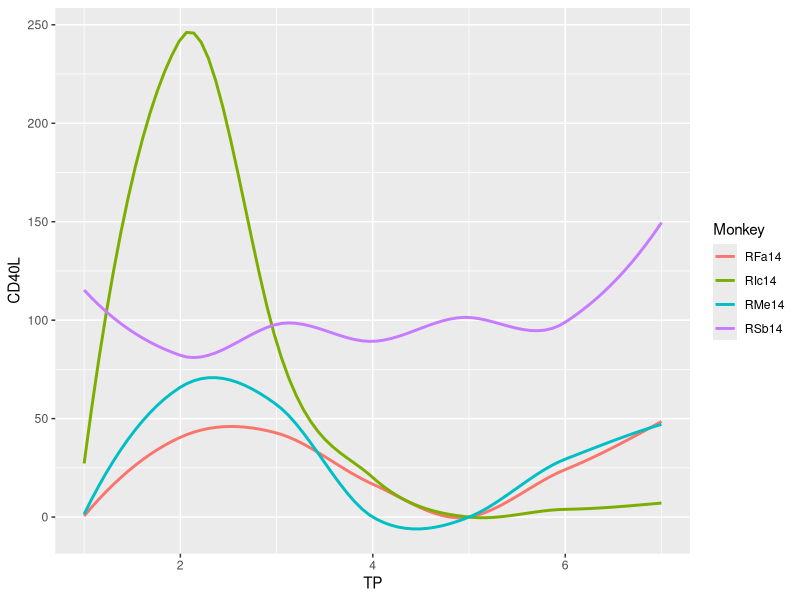
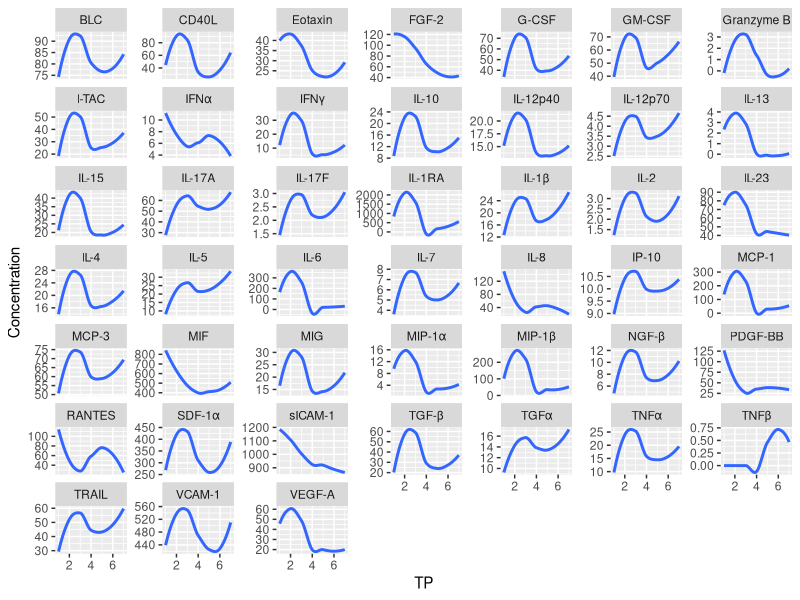

Here is the R script that generated these plots, in order:
# Session 04, March 19, 2021

library(tidyverse)
cyto_data <- readxl::read_excel("Cytokine-Results_MULTIPL.615133.xlsx", 
                                skip = 1, 
                                sheet = 2)

# glimpse makes is easy to copy-paste column names
glimpse(cyto_data) 

# Pick variables (columns) using select()
# By name
select(cyto_data, Monkey, TP, TGFα) 

select(cyto_data, Eotaxin:TGFα)
select(cyto_data, -(Eotaxin:TGFα))
select(cyto_data, !(Eotaxin:TGFα))

# With built-in select() helper functions:
# starts_with("abc")
# ends_with("xyz")
select(cyto_data, starts_with("M"))

# With logical expressions: &, |, or !
select(cyto_data, starts_with("M") | ends_with("2"))
select(cyto_data, starts_with("M") & ends_with("1"))

# Other helpers
# contains("ijk")
select(cyto_data, contains("-"))

# matches("x")
select(cyto_data, matches("-[a-z]"))

#combination of contains() and name
select(cyto_data, !contains("-"), `GM-CSF`)
    
# By variable type, e.g. "is.character", "is.numeric", "is.factor"
# with where()
select(cyto_data, where(is.character))

# By position (works but not recommended)
select(cyto_data, 1:3, 10)

# rename()
# new_name = old_name

rename(cyto_data, TGFalpha = TGFα)
View(rename(cyto_data, TGFalpha = TGFα)) 

# relocate
# Default position is to move the columns to the front
relocate(cyto_data, starts_with("IL-"))
relocate(cyto_data, 1:3, starts_with("IL-"))

# Move before or after a *specific* column
# .before = 
# .after = 

relocate(cyto_data, Monkey, .after = `Specimen Type`)

# $
# Pulls out a single column and turns it into a *vector*
# Good for quick calculations

cyto_data$CD40L
mean(cyto_data$CD40L)

# select does not create a vector
mean(select(cyto_data, CD40L))

# mutate()/ transmute()
# create new variables that are functions of existing columns
# mutate() adds the new column at end of dataset
# transmute() adds and prints out only columns you create

mutate(cyto_data, MIP_combined = `MIP-1α` + `MIP-1β`)
View(mutate(cyto_data, MIP_combined = `MIP-1α` + `MIP-1β`))

transmute(cyto_data, `MIP-1α`, `MIP-1β`,  MIP_combined = `MIP-1α` + `MIP-1β`) 

# mutate multiple columns at once
transmute(cyto_data, TNFα, TNFβ,  
          TNF_combined = `TNFα` + `TNFβ`, 
          TNF_combined_squared = TNF_combined^2) 

# What happens here?
a <- mutate(cyto_data, TRAIL_sd = sd(TRAIL))

# creates a column full of the constant
View(a) 

#What if we want to run multiple dplyr functions in sequence
cyto_sort <- arrange(cyto_data, CD40L)
cyto_sort
select(cyto_sort, Monkey, TP, CD40L)

#Nested functions
select(arrange(cyto_data, CD40L), Monkey, TP, CD40L)

#Introducing the "pipe" operator: %>%
#Keyboard shortcut ctrl+shift+m (PC)
#                  cmd+shift+m (Mac)

cyto_data %>% 
  arrange(CD40L) %>% 
  select(Monkey, TP, CD40L)

#Pipe to ggplot
cyto_data %>% 
  filter(Monkey != "RFv13") %>% 
  ggplot(aes(x = TP, 
             y = CD40L, 
             color = Monkey))+
  geom_smooth(se=FALSE)

#Pipe to pivot_longer, then ggplot
cyto_data %>% 
  filter(Monkey != "RFv13") %>% 
  pivot_longer(cols = 5:49,
               names_to = "Cytokines",
               values_to = "Concentration") %>% 
  ggplot(aes(x = TP, 
             y = Concentration))+
  geom_smooth(se = FALSE)+
  facet_wrap(~Cytokines, 
             scale = "free_y")

#Summarise is used to calculate summary statistics
cyto_data %>% 
  summarise(mean(Eotaxin))

#Output can be named
cyto_data %>% 
  summarise(Eotaxin_mean = mean(Eotaxin))

#Summarise is most useful together with group_by
cyto_data %>% 
  group_by(Monkey) %>% 
  summarise(mean(Eotaxin))

#Multiple summary stats can be calculated at the same time
cyto_data %>% 
  group_by(Monkey) %>% 
  summarise(mean(Eotaxin),
            sd(Eotaxin),
            n())

#And can be combined with logical operations
#sum counts
cyto_data %>% 
  group_by(Monkey) %>% 
  summarise(greater_20_eotaxin = sum(Eotaxin > 20))

#mean gives proportion
cyto_data %>% 
  group_by(Monkey) %>% 
  summarise(greater_20_eotaxin = mean(Eotaxin > 20))

#We can also group based on multiple variables
cyto_data %>% 
  pivot_longer(cols = 5:49,
               names_to = "Cytokines",
               values_to = "Concentration") %>%
  group_by(Monkey, Cytokines) %>% 
  summarise(mean(Concentration),
            n())

#Operations piped together can be assigned to an object
cyto_summary <- cyto_data %>% 
  pivot_longer(cols = 5:49,
               names_to = "Cytokines",
               values_to = "Concentration") %>%
  group_by(Monkey, Cytokines) %>% 
  summarise(mean(Concentration),
            n())

#Missing values
cyto_data_small <- read_csv("Cytokine-Results_small.csv", 
                            skip = 1)

#Results in mean = NA if any obs is NA
cyto_data_small %>% 
  group_by(Monkey) %>% 
  summarise(mean(Eotaxin))

#Solution with filter 
cyto_data_small %>%
  filter(!is.na(Eotaxin)) %>% 
  group_by(Monkey) %>% 
  summarise(mean(Eotaxin))

#Use na.rm = TRUE 
cyto_data_small %>%
  group_by(Monkey) %>% 
  summarise(mean(Eotaxin, 
                 na.rm = TRUE))


#Group_by can be used with other functions than summarise
cyto_data %>%
  group_by(Monkey) %>% 
  count()

#Group_by and transmute
cyto_data %>%
  group_by(Monkey) %>% 
  transmute(MIG, monkey_median_MIG = median(MIG))
